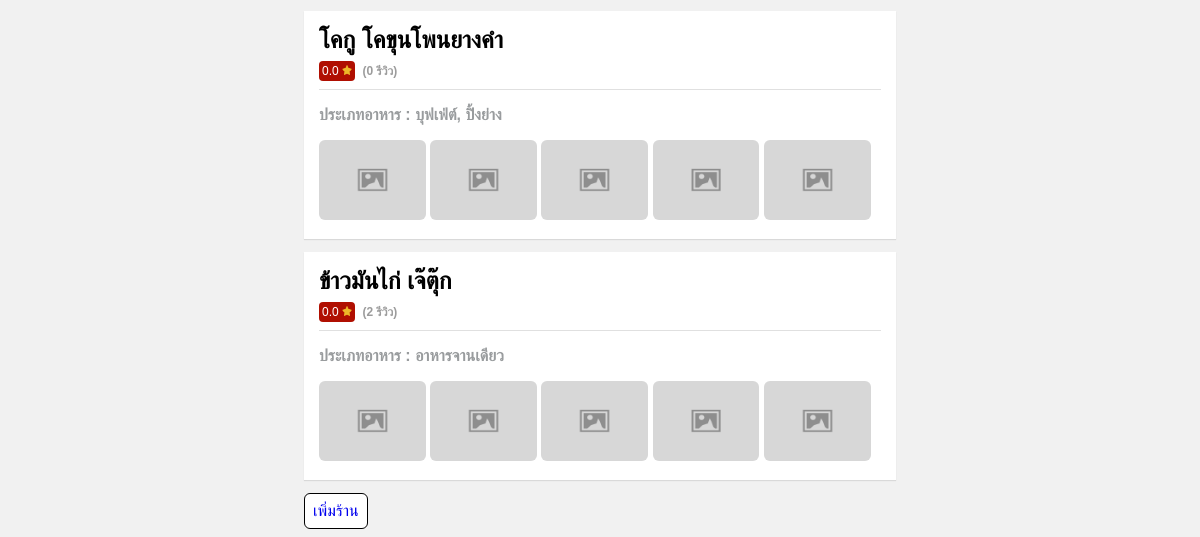
Before: / (lower part) with the older database file.
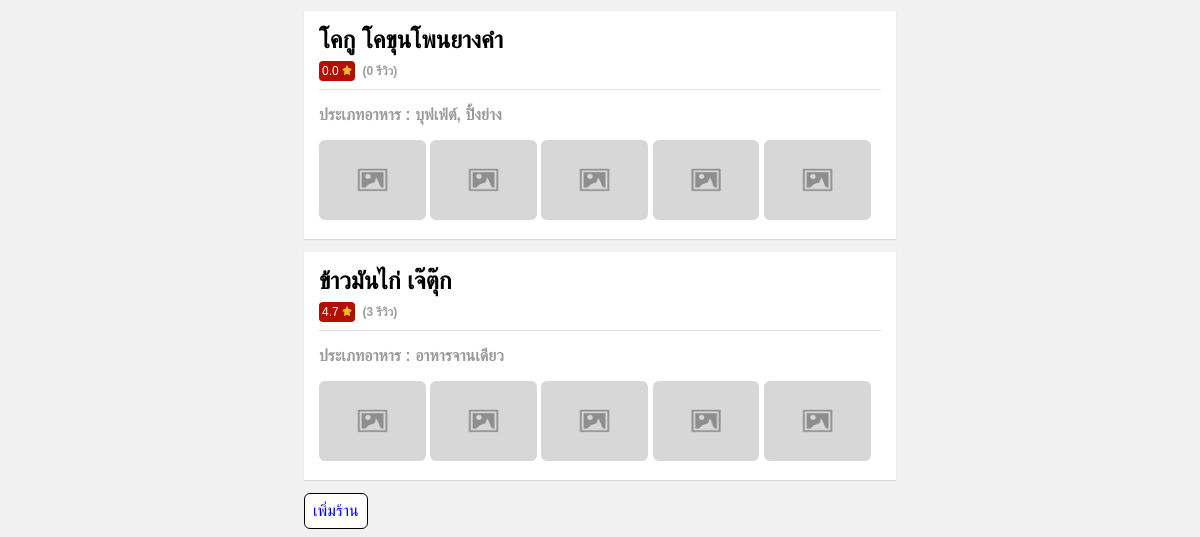
After: the same page with the newer database file.
### review/models.py (models this page shows, shortened)
class Restaurant(models.Model):
    name = models.CharField(max_length=200)
    address = models.CharField(max_length=200)
    phone_number = models.CharField(max_length=10, null=True)
    rating = models.DecimalField(default=0, max_digits=2, decimal_places=1)
    category = models.ManyToManyField(FoodCategory, through='Categorize', related_name='restaurant')

### review/views.py (the view)
# urls.py: path('', views.index, name='index'),
def index(request):
    if "restaurant_name" in request.GET:
        restaurant_obj_list = Restaurant.objects.filter(name__icontains=request.GET["restaurant_name"]).order_by('-id')
    elif "category" in request.GET:
        restaurant_obj_list = Restaurant.objects.filter(category__pk=request.GET["category"]).order_by('name')
    else:
        restaurant_obj_list = Restaurant.objects.all().order_by('-id')
    category_list = FoodCategory.objects.all().order_by('name')
    context = { "restaurant_obj_list":restaurant_obj_list,
                "category_list":category_list, }
    return render(request,"review/index.html",context)

### review/templates/review/index.html (shortened to what this page needs)
<!DOCTYPE html>
<html>
<head>
    {% load static %}
</head>
<body>
<div class="row">
    <div class="column middle">
      {% for obj in restaurant_obj_list%}
        <div class="restaurant_post">
            <a href="{% url 'review:detail' obj.id %}" class="name_rest"><h2>{{ obj.name }}</h2></a>
            <div class="rating">
                <abbr >{{ obj.rating }}</abbr>
                <img style="height: 10px; width: 10px;" src="{% static 'review\images\star_rating_425874.png' %}"></div>
            <div style="display: inline-block; margin-left: 3px;">
                <a href="{% url 'review:detail' obj.id %}" class="amount_review">({{ obj.reviewpost_set.all.count }} รีวิว)</a></div>
            <hr style="border: 0; border-top: 1px solid #e0e0e0;">
            <p style="color: rgb(153, 156, 158);"><b>ประเภทอาหาร :
                {% for cate_obj in obj.category.all %}
                    {% if forloop.last %}
                        {{ cate_obj.name }}
                    {% else %}
                        {{ cate_obj.name }},
                    {% endif %}
                {% endfor %}
            </b></p>
            <div >
                    <img class="img_review" src="{% static 'review\images\no_img.png' %}">
                    <img class="img_review" src="{% static 'review\images\no_img.png' %}">
                    <img class="img_review" src="{% static 'review\images\no_img.png' %}">
                    <img class="img_review" src="{% static 'review\images\no_img.png' %}">
                    <img class="img_review" src="{% static 'review\images\no_img.png' %}"></div>
        </div>
        {% endfor %}
        <a class="add_btn" href="{%url 'review:form_add_restaurant'%}">เพิ่มร้าน</a>
    </div>
</div>
</body>

Changed rows visible on the page:
changed Restaurant "ข้าวมันไก่ เจ๊ตุ๊ก": rating "0.0" → "4.7"; reviewpost_set.all.count "2" → "3"
